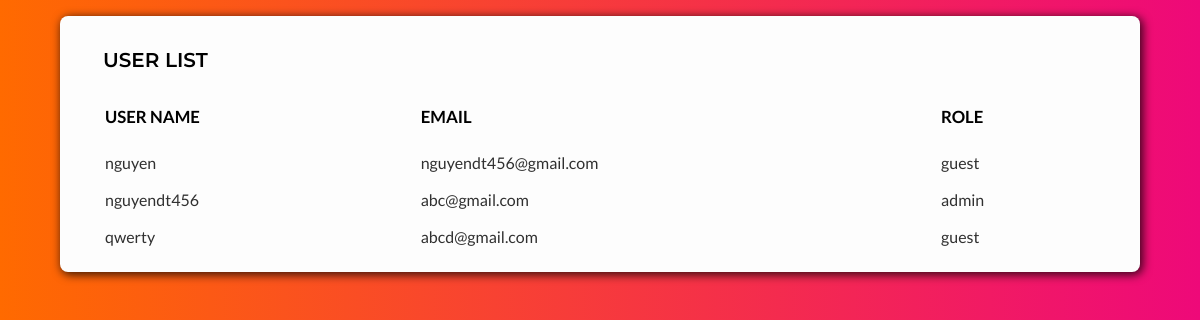
Page / (signed in) on the earlier database version.
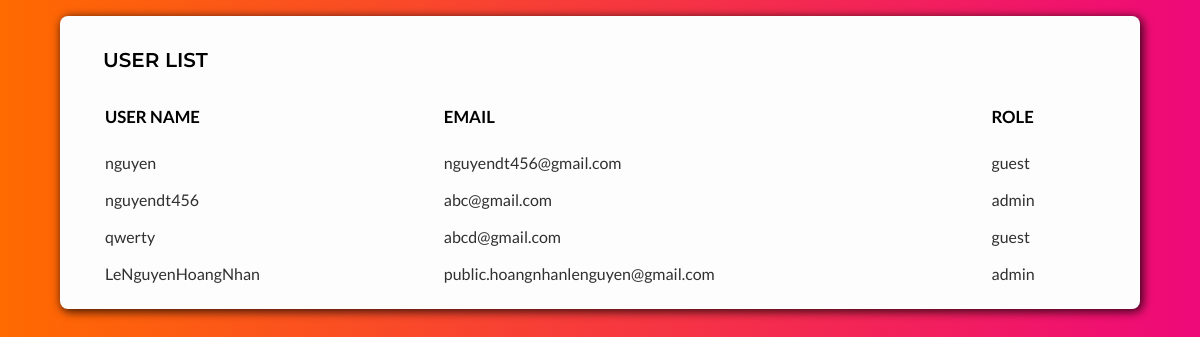
Same page on the later database version.
### models.py (models this page shows, shortened)
class User(db.Model, UserMixin):
    __tablename__ = 'users'
    id = db.Column(db.Integer, primary_key = True)
    username = db.Column(db.String(80), unique = True, nullable = False)
    password = db.Column(db.String(120), unique = False, nullable = False)
    email = db.Column(db.String(120), nullable = False)
    role = db.relationship('Role', secondary = 'user_role', backref = db.backref('roler',lazy = 'dynamic'))

class Role(db.Model):
    __tablename__ = 'roles'
    id = db.Column(db.Integer(), primary_key = True)
    name = db.Column(db.String(20), unique = True)

### routes.py (the view, shortened to what this page needs)
@app.route("/",methods = ['GET','POST'])
def index():
    if current_user.is_authenticated:
        print("ok")
        return render_template("index.html", users = User.query.all())
    return render_template('login.html')

### routes.py (called while the page is built)
@login_manager.user_loader
def load_user(user_id):
    usid = User.query.get(user_id)
    print(usid)
    return usid

### templates/index.html (shortened to what this page needs)
<!DOCTYPE html>
<html lang="en">
    <head>
        <link href="/static/index.css" type="text/css" rel="stylesheet" />
    </head>
    <body>
        <div class="full-width">
            <table class="user-table">
                <caption class="user-table__caption">
                    User List
                </caption>
                <thead class="user-table__header">
                    <tr class="user-table__header__row">
                        <th class="user-table__header__title">User name</th>
                        <th class="user-table__header__title">Email</th>
                        <th class="user-table__header__title">Role</th>
                    </tr>
                </thead>
                <tbody class="bodyuser-table__body">
                    {% for user in users %}
                    <tr class="user-table__body__row">
                        <td class="user-table__body__data">
                            {{user.username}}
                        </td>
                        <td class="user-table__body__data">
                            {{user.email}}
                        </td>
                        <td class="user-table__body__data">
                            {{user.role[0].name}}
                        </td>
                    </tr>
                    {% endfor %}
                </tbody>
            </table>
        </div>
    </body>
</html>

### static/index.css (style rules this page uses)
html, body { margin: 0; background: #ee0979; background: -webkit-linear-gradient( to right, #ff6a00, #ee0979 ); background: linear-gradient( to right, #ff6a00, #ee0979 ); }
.full-width { width: 95vw; overflow: auto; margin: 1rem auto; background-color: #fdfdfd; border-radius: 0.5rem; -webkit-box-shadow: 2px 2px 10px 1px rgba(0, 0, 0, 0.75); -moz-box-shadow: 2px 2px 10px 1px rgba(0, 0, 0, 0.75); box-shadow: 2px 2px 10px 1px rgba(0, 0, 0, 0.75); }
.user-table { width: 90%; margin: 1rem auto 1rem auto; }
.user-table__header__title { padding-bottom: 1rem; text-transform: uppercase; font-family: Lato; font-weight: 600; text-align: left; text-decoration: none; font-size: 1.05rem; }
.user-table__body__data { padding: 0.5rem 1rem 0.5rem 1rem; }
.user-table__header__title { padding: 0 1rem 1rem 1rem; }
.user-table__body__data { font-family: Lato; font-weight: 400; color: #303030; font-size: 1rem; }
.user-table__caption { text-transform: uppercase; font-weight: 600; font-family: Montserrat; font-size: 1.25rem; padding: 1rem 2rem 2rem 1rem; text-align: left; }
@media screen and (min-width: 720px) { .full-width { width: 90vw; overflow: auto; } }
@media screen and (min-width: 720px) { .user-table { width: 95%; margin: 1rem auto 1rem auto; } }

Differences in the rows shown:
added User: username "LeNguyenHoangNhan", email "public.hoangnhanlenguyen@gmail.com", name "admin"
